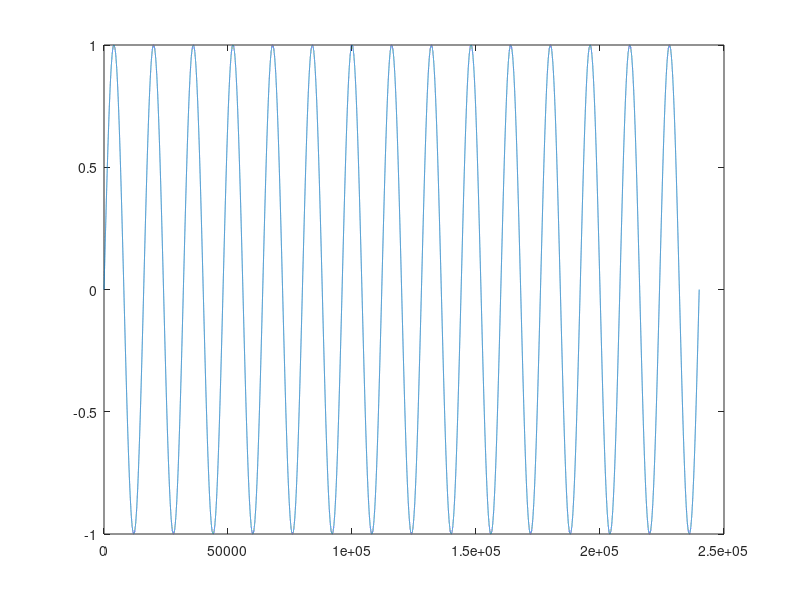

Write MATLAB code to recreate this figure. (Note: this script raises an error after producing the figure.)
clear
clc
close all

fs = 160e6;
ts = 1/fs;
T = 0.0015;
t = 0:ts:T-ts;
len = length(t);

x = sin(2*pi*10e3*t);
figure;plot(x)

figure;plot(y)

R = 1000;
D = 1;
b = [1 zeros(1,R*D-1) -1];    % 抽取倍数等于差分时延
a = [1 -1];
Hd = Func_designCIC(R,D,1);
fvtool(Hd)

function Hd = Func_designCIC(R,D,M)

decf    = R;     % Decimation Factor
diffd   = D;     % Differential Delay
numsecs = M;     % Number of Sections

Hd = dsp.CICDecimator( ...
    'DecimationFactor', decf, ...
    'DifferentialDelay', diffd, ...
    'NumSections', numsecs);
end
% [EOF]
